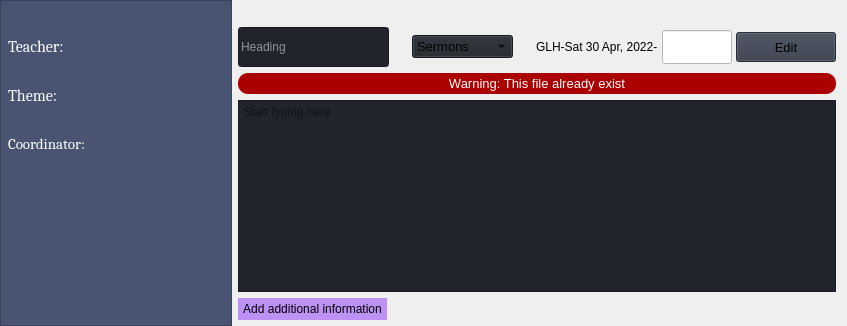
                     <widget class="QWidget" name="home">
                      <property name="styleSheet">
                       <string notr="true"/>
                      </property>
                      <layout class="QGridLayout" name="gridLayout_3">
                       <property name="leftMargin">
                        <number>0</number>
                       </property>
                       <property name="topMargin">
                        <number>0</number>
                       </property>
                       <property name="bottomMargin">
                        <number>0</number>
                       </property>
                       <property name="verticalSpacing">
                        <number>6</number>
                       </property>
                       <item row="0" column="0" rowspan="4">
                        <widget class="QFrame" name="additional_information_frame">
                         <property name="sizePolicy">
                          <sizepolicy hsizetype="Preferred" vsizetype="Preferred">
                           <horstretch>0</horstretch>
                           <verstretch>0</verstretch>
                          </sizepolicy>
                         </property>
                         <property name="maximumSize">
                          <size>
                           <width>350</width>
                           <height>16777215</height>
                          </size>
                         </property>
                         <property name="styleSheet">
                          <string notr="true">background-color: #495472;</string>
                         </property>
                         <property name="frameShape">
                          <enum>QFrame::StyledPanel</enum>
                         </property>
                         <property name="frameShadow">
                          <enum>QFrame::Raised</enum>
                         </property>
                         <layout class="QFormLayout" name="formLayout_2">
                          <property name="verticalSpacing">
                           <number>19</number>
                          </property>
                          <property name="leftMargin">
                           <number>7</number>
                          </property>
                          <property name="topMargin">
                           <number>30</number>
                          </property>
                          <property name="rightMargin">
                           <number>16</number>
                          </property>
                          <item row="0" column="0">
                           <widget class="QLabel" name="label_4">
                            <property name="font">
                             <font>
                              <family>Cambria</family>
                              <pointsize>12</pointsize>
                              <weight>9</weight>
                              <italic>false</italic>
                              <bold>false</bold>
                             </font>
                            </property>
                            <property name="styleSheet">
                             <string notr="true">font: 75 12pt &quot;Cambria&quot;;
color: white;</string>
                            </property>
                            <property name="text">
                             <string>Teacher:</string>
                            </property>
                           </widget>
                          </item>
                          <item row="0" column="1">
                           <widget class="QLineEdit" name="teacher_name_line_edit">
                            <property name="minimumSize">
                             <size>
                              <width>0</width>
                              <height>30</height>
                             </size>
                            </property>
                            <property name="font">
                             <font>
                              <family>Segoe UI</family>
                              <pointsize>10</pointsize>
                              <weight>50</weight>
                              <italic>false</italic>
                              <bold>false</bold>
                             </font>
                            </property>
                            <property name="styleSheet">
                             <string notr="true">border-radius: 8px;
color: white;</string>
                            </property>
                           </widget>
                          </item>
                          <item row="1" column="0">
                           <widget class="QLabel" name="label_5">
                            <property name="font">
                             <font>
                              <family>Cambria</family>
                              <pointsize>12</pointsize>
                              <weight>9</weight>
                              <italic>false</italic>
                              <bold>false</bold>
                             </font>
                            </property>
                            <property name="styleSheet">
                             <string notr="true">font: 75 12pt &quot;Cambria&quot;;
color: white;</string>
                            </property>
                            <property name="text">
                             <string>Theme:</string>
                            </property>
                           </widget>
                          </item>
                          <item row="1" column="1">
                           <widget class="QLineEdit" name="theme_name_line_edit">
                            <property name="minimumSize">
                             <size>
                              <width>0</width>
                              <height>30</height>
                             </size>
                            </property>
                            <property name="font">
                             <font>
                              <family>Segoe UI</family>
                              <pointsize>10</pointsize>
                              <weight>50</weight>
                              <italic>false</italic>
                              <bold>false</bold>
                             </font>
                            </property>
                            <property name="styleSheet">
                             <string notr="true">border-radius: 5px;
color: white;</string>
                            </property>
                           </widget>
                          </item>
                          <item row="2" column="0">
                           <widget class="QLabel" name="label_6">
                            <property name="font">
                             <font>
                              <family>Cambria</family>
                              <pointsize>11</pointsize>
                              <weight>9</weight>
                              <italic>false</italic>
                              <bold>false</bold>
                             </font>
                            </property>
                            <property name="styleSheet">
                             <string notr="true">font: 75 11pt &quot;Cambria&quot;;
color: white;</string>
                            </property>
                            <property name="text">
                             <string>Coordinator:</string>
                            </property>
                           </widget>
                          </item>
                          <item row="2" column="1">
                           <widget class="QLineEdit" name="coordinator_name_line_edit">
                            <property name="minimumSize">
                             <size>
                              <width>0</width>
                              <height>30</height>
                             </size>
                            </property>
                            <property name="font">
                             <font>
                              <family>Segoe UI</family>
                              <pointsize>10</pointsize>
                              <weight>50</weight>
                              <italic>false</italic>
                              <bold>false</bold>
                             </font>
                            </property>
                            <property name="styleSheet">
                             <string notr="true">border-radius: 5px;
color: white;</string>
                            </property>
                           </widget>
                          </item>
                         </layout>
                        </widget>
                       </item>
                       <item row="2" column="2" colspan="2">
                        <layout class="QGridLayout" name="file_editing_main_layout">
                         <item row="3" column="0">
                          <widget class="QPushButton" name="show_additional_information_frame_push_button">
                           <property name="minimumSize">
                            <size>
                             <width>0</width>
                             <height>22</height>
                            </size>
                           </property>
                           <property name="cursor">
                            <cursorShape>PointingHandCursor</cursorShape>
                           </property>
                           <property name="styleSheet">
                            <string notr="true">border: none;
background-color: #BD92F4;
padding: 0 5px;</string>
                           </property>
                           <property name="text">
                            <string>Add additional information</string>
                           </property>
                           <property name="icon">
                            <iconset resource="resources.qrc">
                             <normaloff>:/icons/images/icons/cil-arrow-circle-right.png</normaloff>:/icons/images/icons/cil-arrow-circle-right.png</iconset>
                           </property>
                          </widget>
                         </item>
                         <item row="3" column="1">
                          <spacer name="horizontalSpacer_8">
                           <property name="orientation">
                            <enum>Qt::Horizontal</enum>
                           </property>
                           <property name="sizeHint" stdset="0">
                            <size>
                             <width>40</width>
                             <height>20</height>
                            </size>
                           </property>
                          </spacer>
                         </item>
                         <item row="2" column="0" colspan="2">
                          <widget class="QTextEdit" name="text_editor">
                           <property name="styleSheet">
                            <string notr="true">background-color: rgb(33, 37, 43);</string>
                           </property>
                           <property name="placeholderText">
                            <string>Start typing here</string>
                           </property>
                          </widget>
                         </item>
                         <item row="1" column="0" colspan="2">
                          <widget class="QLabel" name="warning_display">
                           <property name="sizePolicy">
                            <sizepolicy hsizetype="Preferred" vsizetype="Preferred">
                             <horstretch>0</horstretch>
                             <verstretch>0</verstretch>
                            </sizepolicy>
                           </property>
                           <property name="font">
                            <font>
                             <family>Segoe UI</family>
                             <pointsize>10</pointsize>
                             <weight>50</weight>
                             <italic>false</italic>
                             <bold>false</bold>
                            </font>
                           </property>
                           <property name="styleSheet">
                            <string notr="true">background-color: rgb(170, 0, 0);
border-radius: 10px;
padding: 3px 0;
color: white;</string>
                           </property>
                           <property name="text">
                            <string>Warning: This file already exist</string>
                           </property>
                           <property name="alignment">
                            <set>Qt::AlignCenter</set>
                           </property>
                          </widget>
                         </item>
                         <item row="0" column="0" colspan="2">
                          <layout class="QHBoxLayout" name="horizontalLayout_14" stretch="3,0,1">
                           <property name="spacing">
                            <number>23</number>
                           </property>
                           <property name="topMargin">
                            <number>15</number>
                           </property>
                           <item>
                            <widget class="QLineEdit" name="heading_line_edit">
                             <property name="sizePolicy">
                              <sizepolicy hsizetype="Expanding" vsizetype="Fixed">
                               <horstretch>0</horstretch>
                               <verstretch>0</verstretch>
                              </sizepolicy>
                             </property>
                             <property name="minimumSize">
                              <size>
                               <width>0</width>
                               <height>40</height>
                              </size>
                             </property>
                             <property name="styleSheet">
                              <string notr="true">background-color: rgb(33, 37, 43);
font: 17pt &quot;Poor Richard&quot;;
color: white;</string>
                             </property>
                             <property name="text">
                              <string/>
                             </property>
                             <property name="placeholderText">
                              <string>Heading</string>
                             </property>
                            </widget>
                           </item>
                           <item>
                            <widget class="QComboBox" name="categories_combobox">
                             <property name="sizePolicy">
                              <sizepolicy hsizetype="Preferred" vsizetype="Fixed">
                               <horstretch>0</horstretch>
                               <verstretch>0</verstretch>
                              </sizepolicy>
                             </property>
                             <property name="font">
                              <font>
                               <family>Segoe UI</family>
                               <pointsize>10</pointsize>
                               <weight>50</weight>
                               <italic>false</italic>
                               <bold>false</bold>
                              </font>
                             </property>
                             <property name="autoFillBackground">
                              <bool>false</bool>
                             </property>
                             <property name="styleSheet">
                              <string notr="true">background-color: rgb(33, 37, 43);</string>
                             </property>
                             <property name="iconSize">
                              <size>
                               <width>16</width>
                               <height>16</height>
                              </size>
                             </property>
                             <property name="frame">
                              <bool>true</bool>
                             </property>
                             <item>
                              <property name="text">
                               <string>Sermons</string>
                              </property>
                             </item>
                             <item>
                              <property name="text">
                               <string>Catalogs</string>
                              </property>
                             </item>
                             <item>
                              <property name="text">
                               <string>Testimonies</string>
                              </property>
                             </item>
                            </widget>
                           </item>
                           <item>
                            <layout class="QHBoxLayout" name="horizontalLayout_18">
                             <property name="spacing">
                              <number>4</number>
                             </property>
                             <item>
                              <widget class="QLabel" name="text_unique_identifier">
                               <property name="sizePolicy">
                                <sizepolicy hsizetype="Expanding" vsizetype="Preferred">
                                 <horstretch>0</horstretch>
                                 <verstretch>0</verstretch>
                                </sizepolicy>
                               </property>
                               <property name="styleSheet">
                                <string notr="true">font: 14pt &quot;Rockwell&quot;;</string>
                               </property>
                               <property name="text">
                                <string>GLH-Sat 30 Apr, 2022-</string>
                               </property>
                              </widget>
                             </item>
                             <item>
                              <widget class="QLineEdit" name="text_unique_identifier_line_edit">
                               <property name="minimumSize">
                                <size>
                                 <width>70</width>
                                 <height>34</height>
                                </size>
                               </property>
                               <property name="styleSheet">
                                <string notr="true">background-color: rgb(255, 255, 255);
color: rgb(0, 0, 0);
font: 14pt &quot;Rockwell&quot;;
padding-right: 5px</string>
                               </property>
                               <property name="maxLength">
                                <number>3</number>
                               </property>
                               <property name="frame">
                                <bool>true</bool>
                               </property>
                               <property name="clearButtonEnabled">
                                <bool>false</bool>
                               </property>
                              </widget>
                             </item>
                             <item>
                              <widget class="QPushButton" name="date_edit">
                               <property name="sizePolicy">
                                <sizepolicy hsizetype="Preferred" vsizetype="Fixed">
                                 <horstretch>0</horstretch>
                                 <verstretch>0</verstretch>
                                </sizepolicy>
                               </property>
                               <property name="minimumSize">
                                <size>
                                 <width>100</width>
                                 <height>30</height>
                                </size>
                               </property>
                               <property name="font">
                                <font>
                                 <family>Segoe UI</family>
                                 <pointsize>10</pointsize>
                                 <weight>50</weight>
                                 <italic>false</italic>
                                 <bold>false</bold>
                                </font>
                               </property>
                               <property name="cursor">
                                <cursorShape>PointingHandCursor</cursorShape>
                               </property>
                               <property name="styleSheet">
                                <string notr="true">background-color: rgb(52, 59, 72);</string>
                               </property>
                               <property name="text">
                                <string>Edit</string>
                               </property>
                               <property name="icon">
                                <iconset resource="resources.qrc">
                                 <normaloff>:/icons/images/icons/cil-pen-alt.png</normaloff>:/icons/images/icons/cil-pen-alt.png</iconset>
                               </property>
                              </widget>
                             </item>
                            </layout>
                           </item>
                          </layout>
                         </item>
                        </layout>
                       </item>
                      </layout>
                     </widget>
